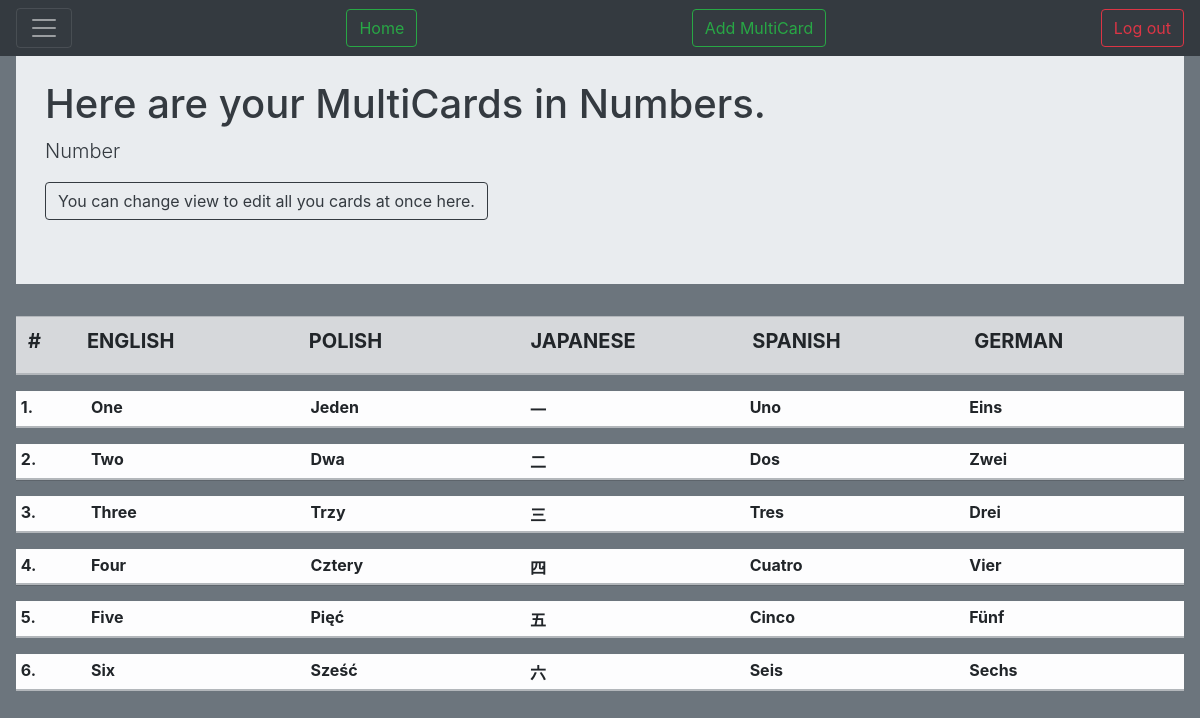
The app's page /cards/edit_multicards/57/ (signed in), older data.
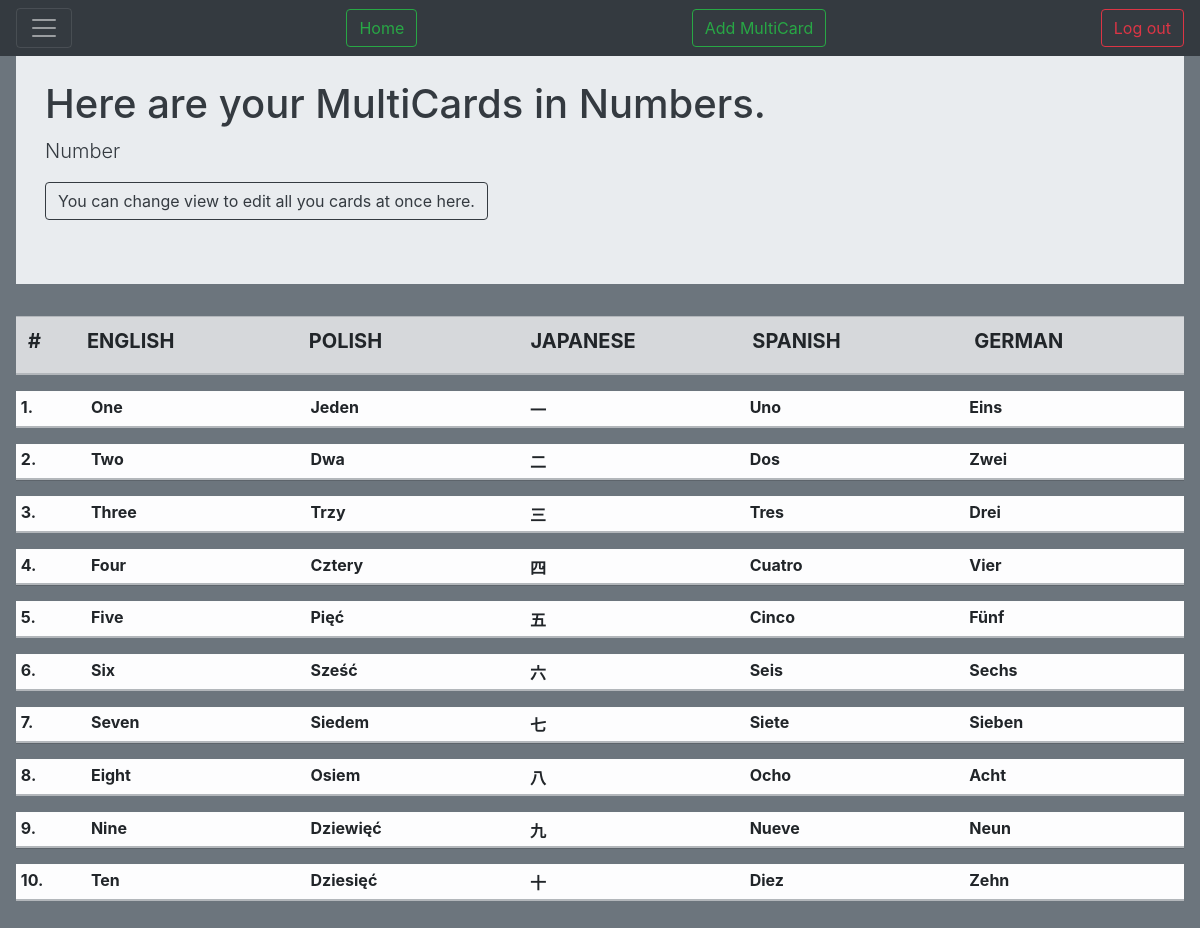
The same page, newer data.
### Cards/models.py (models this page shows, shortened)
class MultiCard(models.Model):
    cards_folder = models.ForeignKey(CardFolder, on_delete=models.CASCADE)
    score = models.SmallIntegerField(default=0)
    comment = models.CharField(max_length=400, blank=True)
    definition = models.CharField(max_length=400, blank=True)
    rates = models.SmallIntegerField(default=0)
    rating = models.SmallIntegerField(default=0)
    mastered = models.BooleanField(default=False)
    priority = models.SmallIntegerField(default=0)

class Card(models.Model):
    multi_card = models.ForeignKey(MultiCard, on_delete=models.CASCADE)
    cards_folder = models.ForeignKey(CardFolder, on_delete=models.CASCADE)
    language = models.CharField(max_length=5, choices=langcodes.LangCodes, default="en")
    main = models.CharField(max_length=50)
    automated = models.BooleanField(default=False)
    score = models.SmallIntegerField(default=0)
    pronunciation = models.CharField(max_length=200, blank=True, default=False, null=True)
    synonyms = models.CharField(max_length=50, blank=True)
    comment = models.CharField(max_length=400, blank=True)
    rating = models.SmallIntegerField(default=0)
    mastered = models.BooleanField(default=False)
    priority = models.SmallIntegerField(default=0)
    show_answer = models.BooleanField(default=True)

### Cards/views.py (the view)
# urls.py: path('edit_multicards/<int:set_id>/', views.edit_multicards, name='edit_multicards'),
@login_required
def edit_multicards(request, set_id):
    folder = get_object_or_404(CardFolder, id=set_id)
    langs = folder.get_langs()
    length = len(langs)
    context = {
        'folder': folder,
        "length": length,
        "langs": langs,
        'width': 94 / length
    }
    return render(request, 'Cards/edit_multicards.html', context)

### Cards/models.py (called while the page is built)
    def get_langs(self, item=False):
        langs = (self.lang1, self.lang2, self.lang3, self.lang4, self.lang5)
        lang_choices = []
        lang_values = []
        lang_keys = []
        for i in langs:
            if i != "":
                value = langcodes.LangCodesDict[i].capitalize()
                lang_choices.append((i, value))
                lang_values.append(value)
                lang_keys.append(i)
        if item == 'value':
            return lang_values
        if item == 'key':
            return lang_keys
        else:
            return lang_choices

    def langs_keys(self):
        langs = [self.lang1, self.lang2, self.lang3, self.lang4, self.lang5]
        true_langs = []
        for i in langs:
            if i != "":
                true_langs.append(i)
        return true_langs

### Cards/templatetags/get_obj.py (called while the page is built)
@register.simple_tag
def get_card(lang, multicard):
    try:
        mcard = Card.objects.get(language=lang, multi_card=multicard)
    except Card.DoesNotExist:
        mcard = None
    return mcard

### Cards/templates/Cards/edit_multicards.html (shortened to what this page needs)
{% extends "base.html" %}
{% block styles %}
{% load get_obj %}
{% endblock %}
{% block nav_buttons %}
<button type="button" class="btn btn-outline-success" data-toggle="modal" data-target="#staticBackdrop">Add MultiCard</button>
{% endblock nav_buttons %}
{% block body %}
<div class="jumbotron jumbotron-fluid">
  <div class="container">
    <div class="text-dark">
    <h1 class="display-5">Here are your MultiCards in {{folder.name}}.</h1>
    <p class="lead">{{ folder.comment }}</p>
    <a class="btn btn-outline-dark" href="{% url 'edit_all_multicards' set_id=folder.id %}">You can change view to edit all you cards at once here.</a>
    </div>
  </div>
</div>
        <table class="table table-hover table-secondary" style="border-collapse:collapse;">
            <thead>
            <th style="width: 5%"><h5><b>#</b></h5></th>
              {% for k, v in folder.get_langs %}
                <th style="width: {{width}}%">
                    <h5><b>{{ v|upper }}</b></h5>
                </th>
              {% endfor %}
            </thead>
        </table>
        {% for multicard in folder.multicard_set.all %}
        <form method="POST" action="{% url 'edit_multicards_save' set_id=folder.id m_card_id=multicard.id %}">{% csrf_token %}
        <table class="table table-hover table-sm table-secondary" style="border-collapse:collapse;">
            <tr data-toggle="collapse" data-target="#a{{multicard.id}}" class="clickable collapse-row collapsed table-light">
                <td>
                    <b>{{ forloop.counter }}.</b>
                </td>
              {% for lang in folder.langs_keys %}
                {% get_card lang multicard as card %}
                <td style="width: {{width}}%">
                    <b>{{ card.main }}</b>
                </td>
              {% endfor %}
            </tr>
            <tr class="table-active">
                <td class="hiddenRow"></td>
              {% for k, v in langs %}
              {% get_card k multicard as card %}
              <td class="hiddenRow">
              </td>
              {% endfor %}
            </tr>
        {% endfor %}
    </table>
    </form>
{% endblock %}

Row changes from the older to the newer data that the page shows:
added MultiCard: {{ width }} 18.8 (drawn)
added Card: main "Seven"
added Card: main "Siedem"
added Card: main "七"
added Card: main "Siete"
added Card: main "Sieben"
added MultiCard: {{ width }} 18.8 (drawn)
added Card: main "Eight"
added Card: main "Osiem"
added Card: main "八"
added Card: main "Ocho"
added Card: main "Acht"
added MultiCard: {{ width }} 18.8 (drawn)
added Card: main "Nine"
added Card: main "Dziewięć"
added Card: main "九"
added Card: main "Nueve"
added Card: main "Neun"
added MultiCard: {{ width }} 18.8 (drawn)
added Card: main "Ten"
added Card: main "Dziesięć"
added Card: main "十"
added Card: main "Diez"
added Card: main "Zehn"
